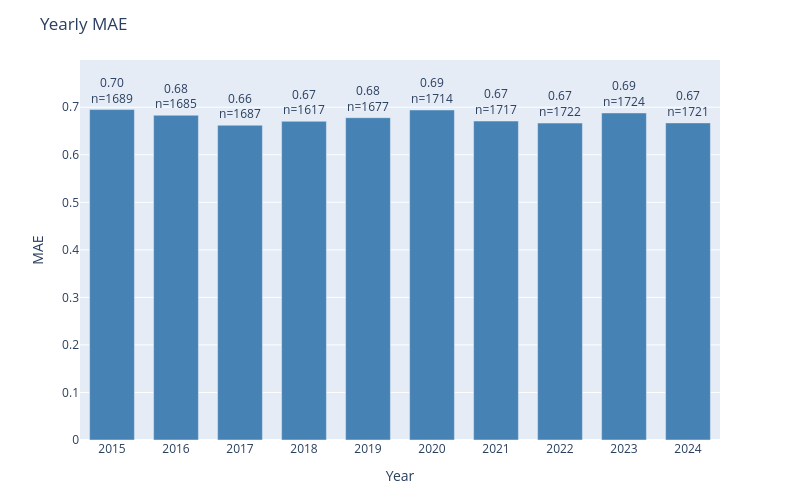

The notebook cell saved with this chart:
### Code cell
plot_error_by_group(
    df=results_test,
    y_true_col='actual',
    y_pred_col='prediction',
    date_col='dt_temp',
    group_by='year',
    metric='mae',
    title='Yearly MAE'
)

### Figure 1 — Plotly figure (JSON) as saved in the notebook; plotly's stock layout.template omitted (floating-point values rounded to 4 significant figures)
{"data": [{"marker": {"color": "steelblue"}, "text": ["0.70<br>n=1689", "0.68<br>n=1685", "0.66<br>n=1687", "0.67<br>n=1617", "0.68<br>n=1677", "0.69<br>n=1714", "0.67<br>n=1717", "0.67<br>n=1722", "0.69<br>n=1724", "0.67<br>n=1721"], "textposition": "outside", "type": "bar", "x": ["2015", "2016", "2017", "2018", "2019", "2020", "2021", "2022", "2023", "2024"], "y": [0.6951, 0.6831, 0.6621, 0.6704, 0.678, 0.6943, 0.6709, 0.6667, 0.6879, 0.6671]}], "layout": {"bargap": 0.3, "height": 500, "margin": {"b": 60, "t": 60}, "title": {"text": "Yearly MAE"}, "uniformtext": {"minsize": 8, "mode": "hide"}, "width": 800, "xaxis": {"title": {"text": "Year"}}, "yaxis": {"range": [0, 0.7993], "title": {"text": "MAE"}}}}
